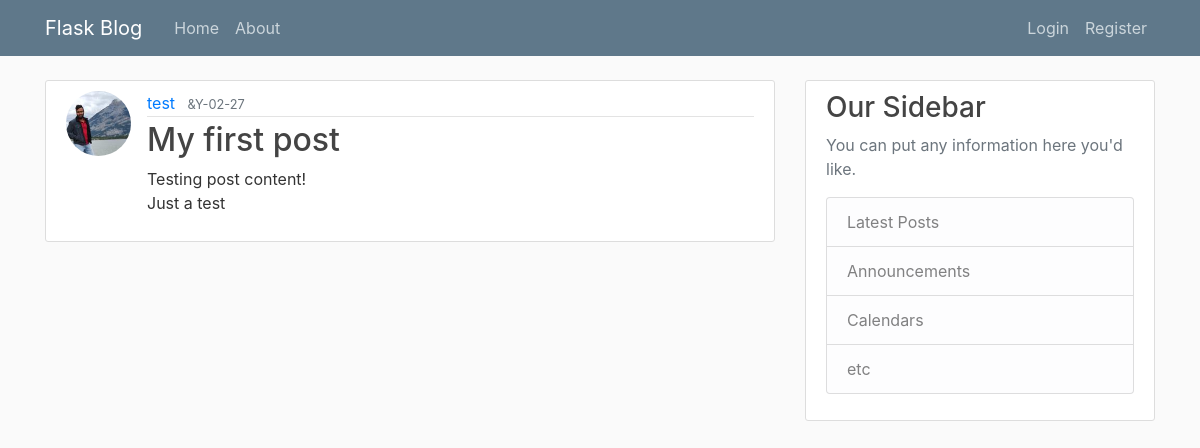
/post/1, run on an earlier commit of the app's database.
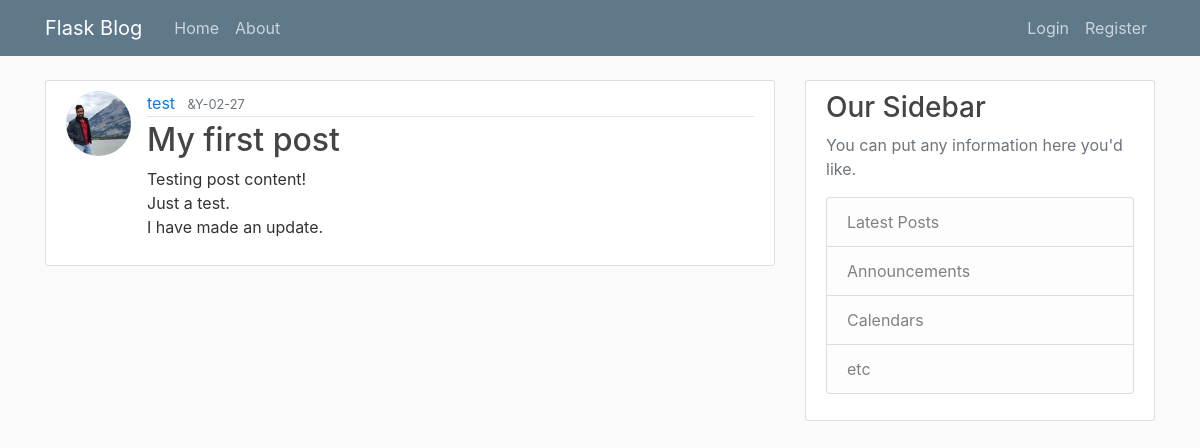
And on a later commit of the database.
### flaskblog/models.py (models this page shows, shortened)
class Post(db.Model):
    id = db.Column(db.Integer, primary_key=True)
    title = db.Column(db.String(100), nullable=False)
    date_posted = db.Column(db.DateTime, nullable=False, default=datetime.utcnow)
    content = db.Column(db.Text, nullable=False)
    user_id = db.Column(db.Integer, db.ForeignKey('user.id'), nullable=False)

### flaskblog/routes.py (the view)
@app.route('/post/<int:post_id>')
def post(post_id):
    post = Post.query.get_or_404(post_id)
    return render_template('post.html', title=post.title, post=post)

### flaskblog/templates/post.html (shortened to what this page needs)
{% extends "layout.html" %} {% block content %}
  <article class="media content-section">
    <img class="rounded-circle article-img" src="{{ url_for('static', filename='profile_pics/' + post.author.image_file) }}">
    <div class="media-body">
      <div class="article-metadata">
        <a class="mr-2" href="#">{{ post.author.username }}</a>
        <small class="text-muted">{{ post.date_posted.strftime('&Y-%m-%d') }}</small>
      </div>
      <h2 class="article-title">{{ post.title }}</a></h2>
      <p class="article-content">{{ post.content }}</p>
    </div>
  </article>
{% endblock content %}

What changed in the data, as far as the page shows it:
changed Post "My first post": content "Testing post content! Just a test" → "Testing post content! Just a test. I have made an update."
